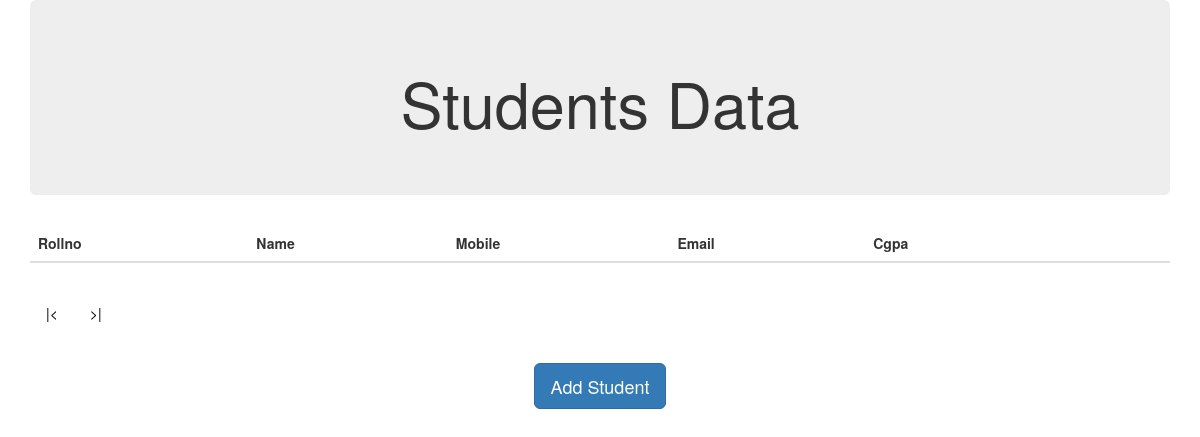
/riktam3.php?page=4, run on an earlier commit of the app's database.
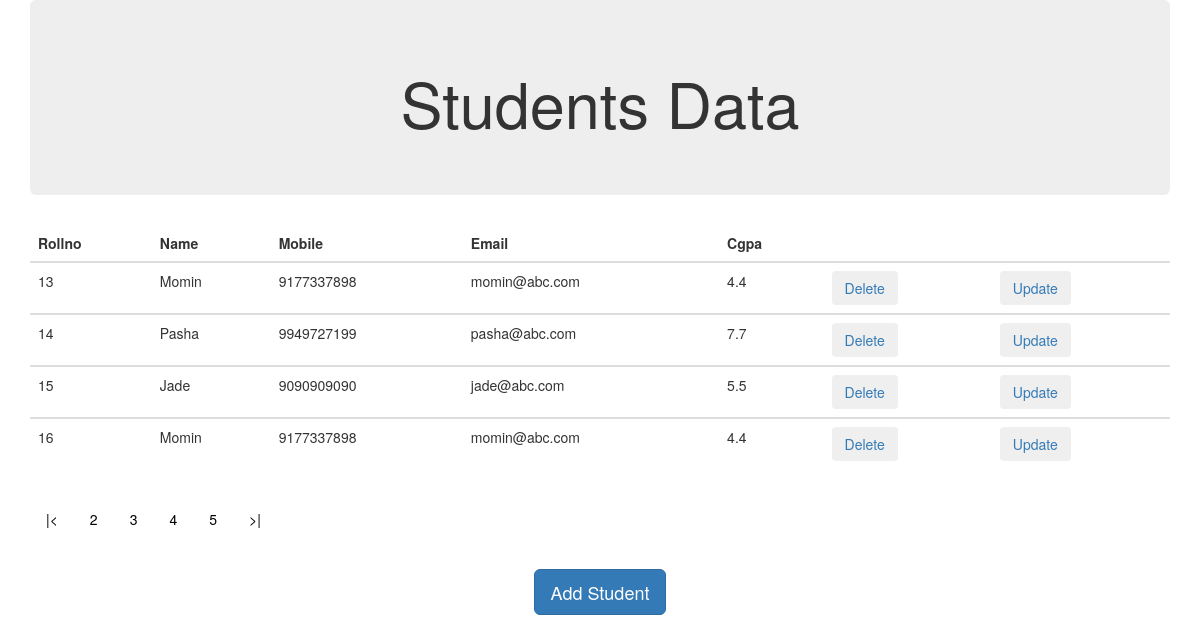
And on a later commit of the database.
### tables this page shows
CREATE TABLE `students_mallikarjuna` (
  `rollno` int(3) NOT NULL,
  `name` varchar(20) NOT NULL,
  `mobile` varchar(10) NOT NULL,
  `email` varchar(30) NOT NULL,
  `cgpa` float NOT NULL
);

### riktam3.php (the view, shortened to what this page needs)
<!DOCTYPE html>
<html lang="en">
    <head>
      <link rel="stylesheet" href="https://maxcdn.bootstrapcdn.com/bootstrap/3.3.7/css/bootstrap.min.css">
    </head>
    <body>
<div class="container">
            <div class="jumbotron text-center">
                <h1>Students Data</h1>
            </div>
         <?php
    $num_rec_per_page=4;
            include 'dbconnect.php';
        $sql = "SELECT * FROM students_mallikarjuna";
     $total_records = $conn->query($sql);
     $total_pages = ceil(($total_records->num_rows) / $num_rec_per_page);
    if($total_records->num_rows>0){
        if (isset($_GET['page'])) { $page  = $_GET['page']; } else { $page=1; };
        $start_from = ($page-1) * $num_rec_per_page;
            echo '<div class="table-responsive">';
                echo"<table class='table table-hover'>";
                echo "<thead>
                        <tr> <th>Rollno</th> <th>Name</th>  <th>Mobile</th> <th>Email</th> <th>Cgpa</th><th> </th><th> </th></tr>
                    </thead>";
                    $sql= "SELECT rollno,name,mobile,email,cgpa FROM students_mallikarjuna LIMIT $start_from, $num_rec_per_page";
                    $result=$conn->query($sql);
                    while($row = $result->fetch_array()) {
                        $rollno=$row["0"];
                        $name=$row["1"];
                        $mobile=$row["2"];
                        $email=$row["3"];
                        $cgpa=$row["4"];
                        echo"<tbody>";
                        echo "<tr>";
                            echo "<td>".$rollno."</td>";
                            echo "<td>".$name."</td>";
                            echo "<td>".$mobile."</td>";
                            echo "<td>".$email."</td>";
                            echo "<td>".$cgpa."</td>";
                            echo"<td><a href='bsdelete.php?rollno=$rollno'><input type='button' class='btn'                 value='Delete'></input></a></td>";
                            echo "<td><a data-toggle='modal' href='riktam3.php?update=yes&rollno=$rollno&name=$name&mobile=$mobile&email=$email&cgpa=$cgpa'>
                                      <input type='button' class='btn' value='Update'></input></a></td>";
                        echo "</tr>";
                        echo "</tbody>";
                    }
                echo"</table>";
                }
                else echo "0 results";
        echo"<div class='pagination'>";
          echo "<a href='riktam3.php?page=1'>".'|<'."</a>";
            for ($i=2; $i < $total_pages; $i++) {
                echo "<a href='riktam3.php?page=$i'>".$i."</a>";
            }
          echo "<a href='riktam3.php?page=$total_pages'>".'>|'."</a>";
        echo"</div>";
            echo"</div>";
        ?>
    <br>
<center><button type="button" class="btn btn-primary btn-lg" data-toggle="modal" data-target="#addModal">Add Student</button></center>
        </div>
    </body>
</html>

What changed in the data, as far as the page shows it:
added students_mallikarjuna: rollno "13", name "Momin", mobile "9177337898", email "momin@abc.com", cgpa "4.4"
added students_mallikarjuna: rollno "14", name "Pasha", mobile "9949727199", email "pasha@abc.com", cgpa "7.7"
added students_mallikarjuna: rollno "15", name "Jade", mobile "9090909090", email "jade@abc.com", cgpa "5.5"
added students_mallikarjuna: rollno "16", name "Momin", mobile "9177337898", email "momin@abc.com", cgpa "4.4"
Also different on the page:
new list line: "2"
new list line: "3"
new list line: "4"
new list line: "5"
